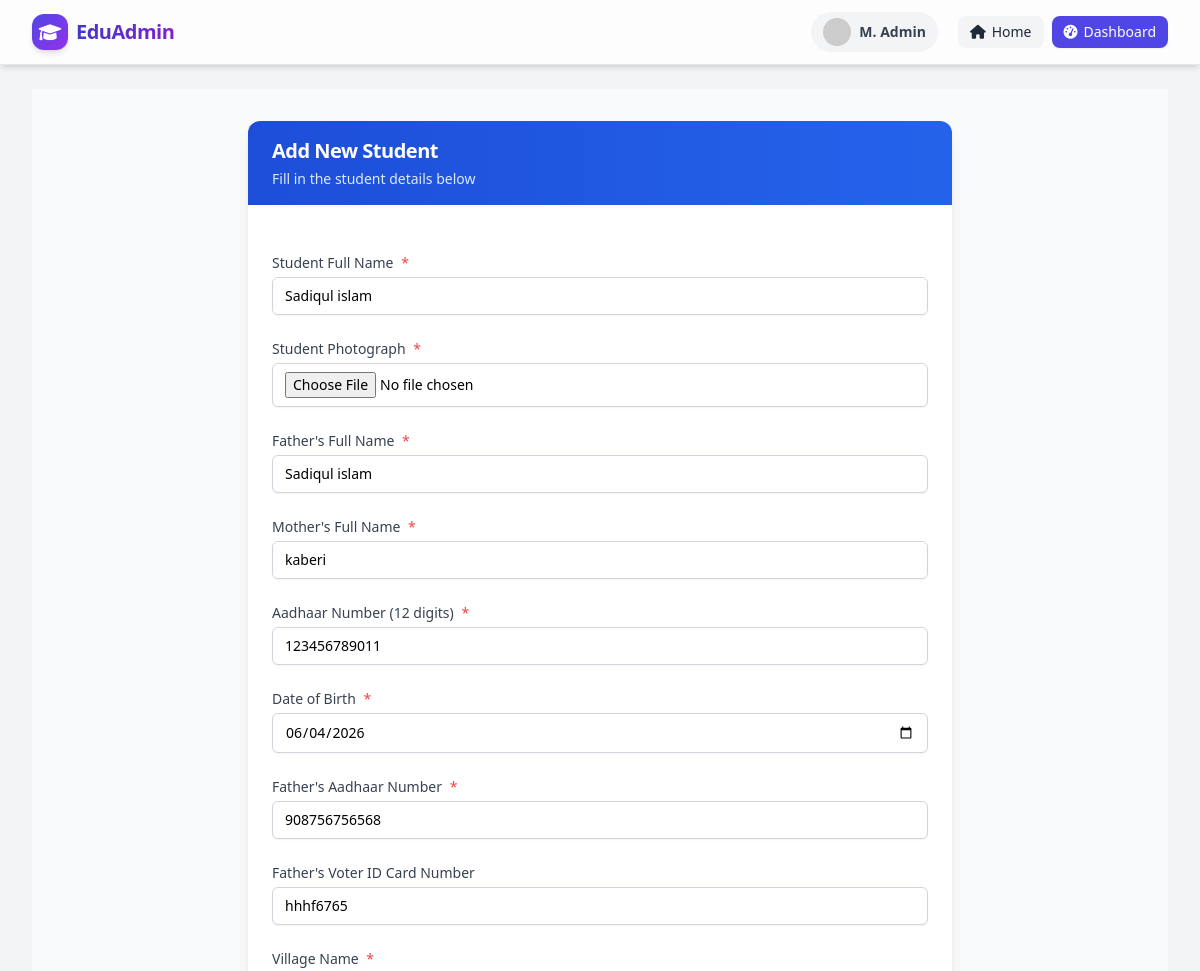
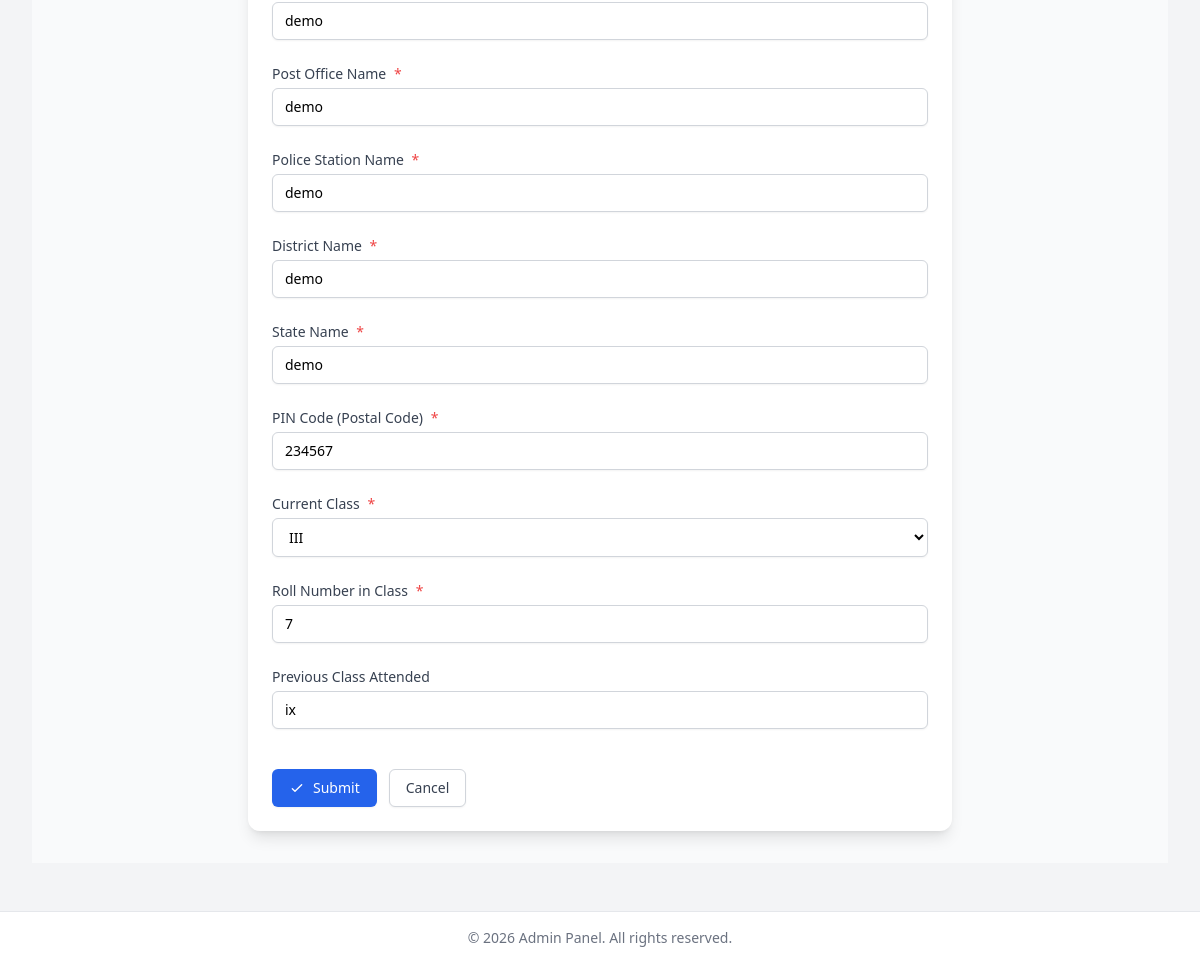
The app's page /student/update/1/ with its own data (2 pictures, top to bottom).
### student/models.py (models this page shows, shortened)
class Student(models.Model):
    full_name = models.CharField(max_length=200)
    img = models.ImageField(upload_to='student/')
    father_name = models.CharField(max_length=200)
    mother_name = models.CharField(max_length=200)
    adhaar_number = models.CharField(max_length=12, validators=[aadhaar_validator])
    date_of_birth = models.DateField()
    father_adhaar = models.CharField( max_length=12,validators=[aadhaar_validator])
    father_voter = models.CharField(max_length=100, blank=True,null=True)
    village = models.CharField(max_length=100)
    post_office = models.CharField(max_length=100)
    police_station = models.CharField(max_length=100)
    district = models.CharField(max_length=100)
    state = models.CharField(max_length=100)
    pin = models.CharField(max_length=6, validators=[pin_validator])
    admission_date = models.DateField(auto_now_add=True)
    student_class = models.ForeignKey("StudentClass",  on_delete=models.CASCADE)
    class_roll = models.CharField(max_length=10)
    previous_class = models.CharField(max_length=10,blank=True,null=True)
    created_at = models.DateTimeField(auto_now_add=True)

### student/views.py (the view)
# urls.py: path('student/update/<int:id>/', views.student_update, name='student_update'),
def student_update(request, id):
    student = get_object_or_404(Student, id=id)
    if request.method =="POST":
        students = StudentForm(request.POST, request.FILES, instance=student)
        if students.is_valid():
            students.save()
            return redirect("student_list")
    else:
         students = StudentForm(instance=student)
    return render(request, "student/add.html", {"students":students, "student":student })

### student/models.py (called while the page is built)
    def __str__(self):
        return self.name

### templates/student/add.html (shortened to what this page needs)
{% extends "admin/base.html" %}
{% load widget_tweaks %}
{% block content %}
<div class="min-h-screen bg-gray-50 py-8">
    <div class="max-w-3xl mx-auto px-4 sm:px-6 lg:px-8">
        <div class="bg-white rounded-xl shadow-lg overflow-hidden">
            <div class="bg-gradient-to-r from-blue-700 to-blue-600 px-6 py-4">
                <h4 class="text-xl font-semibold text-white tracking-tight">
                    Add New Student
                </h4>
                <p class="text-blue-100 text-sm mt-1">
                    Fill in the student details below
                </p>
            </div>
            <div class="p-6">
                <form method="post" enctype="multipart/form-data" class="space-y-6">
                    {% for field in students %}
                        <div class="space-y-1">
                            <label for="{{ field.id_for_label }}" class="block text-sm font-medium text-gray-700">
                                {{ field.label }}
                                {% if field.field.required %}
                                    <span class="text-red-500 ml-1">*</span>
                                {% endif %}
                            </label>
                            {% if field.field.widget.input_type == 'checkbox' %}
                                <div class="flex items-center">
                                    {{ field|add_class:"h-4 w-4 text-blue-600 focus:ring-blue-500 border-gray-300 rounded" }}
                                    <label for="{{ field.id_for_label }}" class="ml-2 text-sm text-gray-600">
                                        {{ field.label }}
                                    </label>
                                </div>
                            {% elif field.field.widget.input_type == 'select' %}
                                {{ field|add_class:"mt-1 block w-full px-3 py-2 bg-white border border-gray-300 rounded-md shadow-sm focus:outline-none focus:ring-2 focus:ring-blue-500 focus:border-blue-500 sm:text-sm" }}
                            {% else %}
                                {{ field|add_class:"mt-1 block w-full px-3 py-2 bg-white border border-gray-300 rounded-md shadow-sm focus:outline-none focus:ring-2 focus:ring-blue-500 focus:border-blue-500 sm:text-sm" }}
                            {% endif %}
                        </div>
                    {% endfor %}
                    <div class="flex gap-3 pt-4">
                        <button type="submit"
                                class="inline-flex justify-center items-center px-4 py-2 border border-transparent text-sm font-medium rounded-md shadow-sm text-white bg-blue-600 hover:bg-blue-700 focus:outline-none focus:ring-2 focus:ring-offset-2 focus:ring-blue-500 transition duration-150 ease-in-out">
                            <svg class="w-4 h-4 mr-2" fill="none" stroke="currentColor" viewBox="0 0 24 24">
                                <path stroke-linecap="round" stroke-linejoin="round" stroke-width="2" d="M5 13l4 4L19 7"></path>
                            </svg>
                            Submit
                        </button>
                        <a href="{% url 'student_list' %}"
                           class="inline-flex justify-center items-center px-4 py-2 border border-gray-300 text-sm font-medium rounded-md shadow-sm text-gray-700 bg-white hover:bg-gray-50 focus:outline-none focus:ring-2 focus:ring-offset-2 focus:ring-blue-500 transition duration-150 ease-in-out">
                            Cancel
                        </a>
                    </div>
                </form>
            </div>
        </div>
    </div>
</div>
{% endblock %}

### records on screen
Student: students "Sadiqul islam" "Sadiqul islam" "kaberi" "123456789011" "06/04/2026" "908756756568" "hhhf6765" "demo" "demo" "demo" "demo" "demo" "234567" "7" "ix", students "III"

### other values on screen
{{ field.label }} "Student Full Name" "Student Photograph" "Father's Full Name" "Mother's Full Name" "Aadhaar Number (12 digits)" "Date of Birth" "Father's Aadhaar Number" "Father's Voter ID Card Number" "Village Name" "Post Office Name" "Police Station Name" "District Name" "State Name" "PIN Code (Postal Code)" "Current Class" "Roll Number in Class" "Previous Class Attended"
